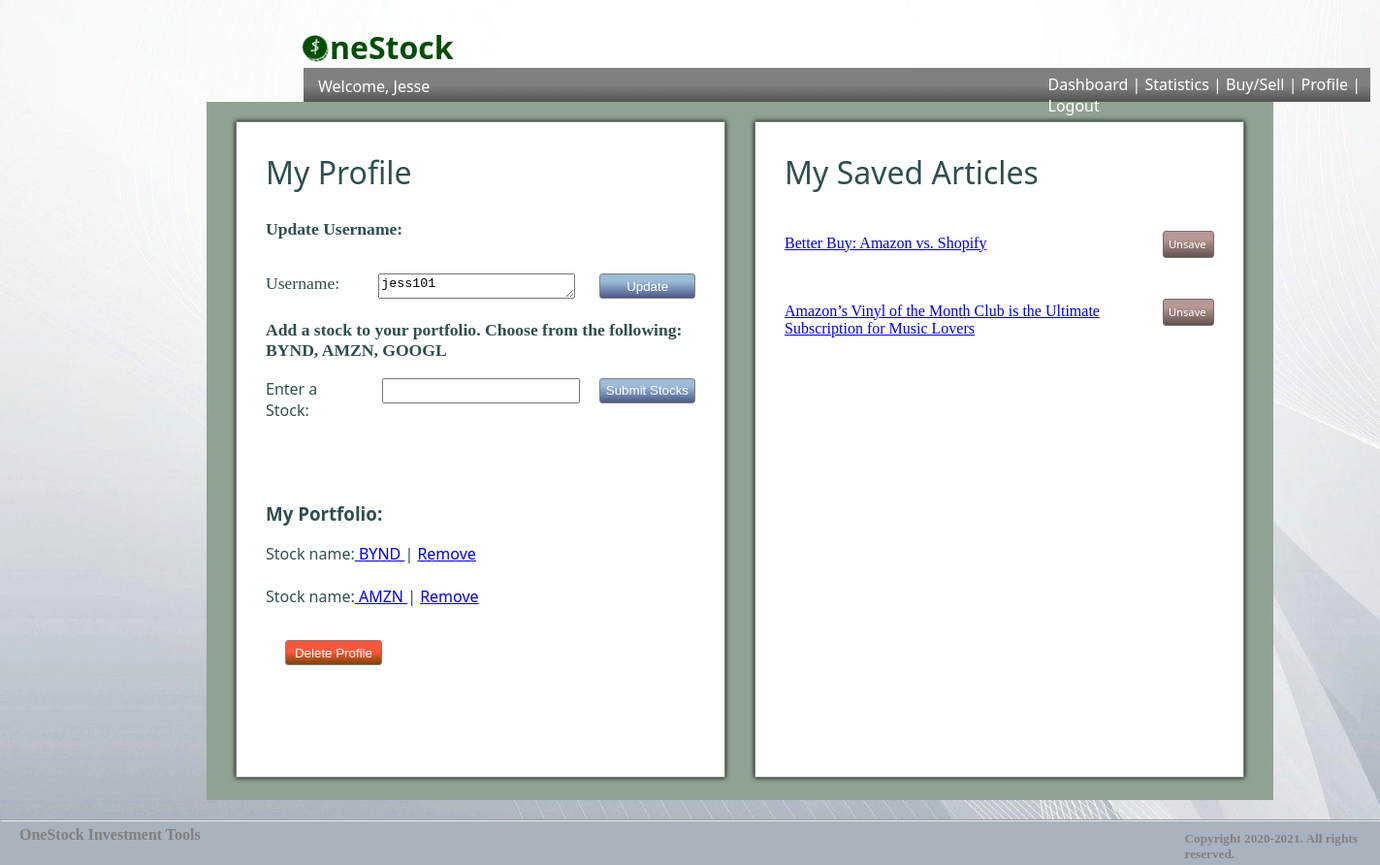
/profile (signed in), run on an earlier commit of the app's database.
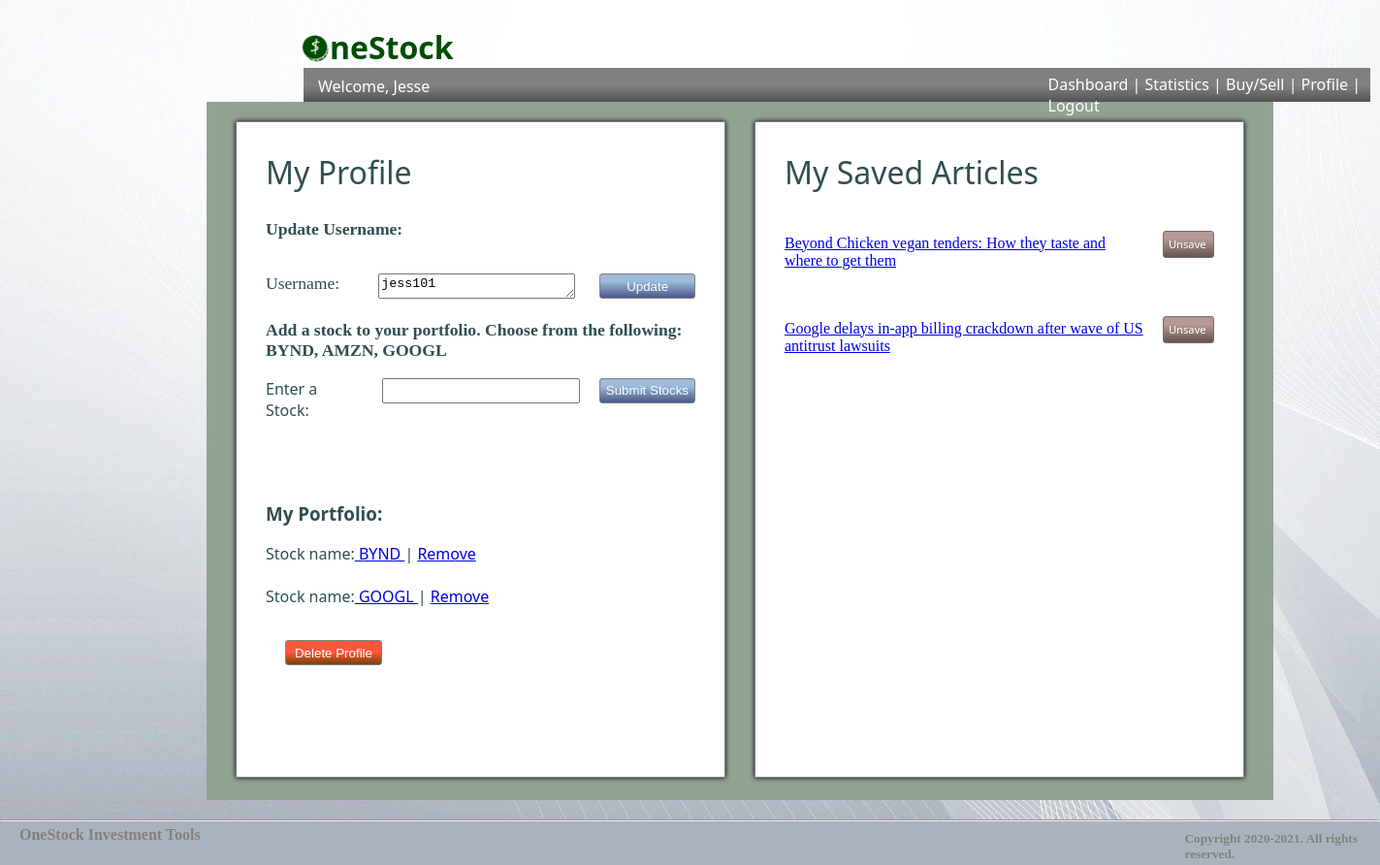
And on a later commit of the database.
### stock_reboot_app/models.py (models this page shows)
class Stock(models.Model):
    stock_name = models.CharField(max_length=45)
    created_at = models.DateTimeField(auto_now_add = True)
    updated_at = models.DateTimeField(auto_now= True)
    user = models.ForeignKey(User, related_name = "stocks", on_delete = models.CASCADE)
    news_url = models.TextField()
    nasdaq_url = models.TextField()
    objects = StockManager()

class Article(models.Model):
    saved = models.BooleanField(default=False)
    headliner = models.TextField()
    created_at = models.DateTimeField(auto_now_add = True)
    updated_at = models.DateTimeField(auto_now = True)
    hyperlink = models.TextField()
    stock = models.ForeignKey(Stock, related_name="articles", on_delete = models.CASCADE, null = True)
    article_user = models.ForeignKey(User, related_name = "user_articles", on_delete = models.CASCADE, null = True)

### stock_reboot_app/views.py (the view)
# urls.py: path('profile', views.profile),
def profile(request):
    if 'user_id' not in request.session:
        return redirect('/')
    this_user = User.objects.filter(id = request.session['user_id'])
    portfolio = Stock.objects.filter(user=User.objects.get(id = request.session['user_id']))
    saved_articles = Article.objects.filter(article_user_id=this_user[0].id, saved = True)
    number_of_stocks = len(Stock.objects.filter(user=User.objects.get(id = request.session['user_id'])))
    context = {
            "user": this_user[0],
            "current_user" : this_user[0].first_name,
            "username" : this_user[0].username,
            "portfolio": portfolio,
            "saved_articles": saved_articles,
            "number_of_stocks": number_of_stocks,
        }
    return render(request, "profile.html", context)

### stock_reboot_app/templates/profile.html (shortened to what this page needs)
    {% load static %}
<!DOCTYPE html>
<html lang = "en">
<head>
    {% load static %}
    <link rel="stylesheet" href="{% static 'index.css' %}">
</head>
<body id="wavy-body">
    <div id="floating-logo">
        <img id="logo" src="{% static 'artsy_white_logo.png' %}" alt="one stock logo"><h1 id="one-stock-dash">neStock</h1>
    </div>
    <div id="dash-all">
        <div id="navbar">
            <h3 id="dash-welcome"> Welcome, {{ current_user }} </h3>
            <div id="dash-links-feed">
                <a href="/success"> Dashboard </a> | <a href="/stats"> Statistics </a> | <a href="/buy_sell">Buy/Sell</a> | <a href="/profile">Profile</a> | <a href="/logout">Logout</a>
            </div>
        </div>
        <div id="dash-stuff-profile">
            <div id="first">
                <h2 class="light">My Profile</h2>
		<p id = "bold">Update Username:</p>
                <form action="/update_username" method='POST' id="add-form">
                        <p class = "size">Username:</p>
                        <textarea name="username">{{ username }}</textarea>
                    <input type="submit" value="Update" id = "button">
                </form>
                <form action="/check_stock_name" method='POST' id="add-form-stock">
                    <p id = "bold">Add a stock to your portfolio. Choose from the following: BYND, AMZN, GOOGL</p>
                    <div id="add-stock">
                        <label for="stock-option">Enter a Stock:</label>
                        <input class="stock-option" type="text" name = "stock-option" id="stock-textarea">
                        <input type="submit" value="Submit Stocks" id = "stock-button">
            </div>
                </form>
                <br><br>
                <h3>My Portfolio:</h3>
                {% if number_of_stocks == 0 %}
                    <p id="">You have no stocks in your porfolio. </p>
                {% else %}
                    {% for stock in portfolio %}
                    Stock name:<a id="no-style" href="/feed/{{ stock.id }}"> {{ stock.stock_name }} </a> | <a href="/rm-stock/{{ stock.id }}"> Remove </a>
                    <br><br>
                    {% endfor %}
                {% endif %}
                <form action="/delete/{{ user.id }}" method='POST' id="add-form-delete">
                    <input type="submit" value="Delete Profile" id = "button">
                </form>
            </div>
            <div id="second">
                <h2 class="light">My Saved Articles</h2>
                    {% for article in saved_articles%}
                    <div id="nas-stats-container">
                        <a id="articles" href="{{ article.hyperlink }}" target = "_blank">
                            <p>{{ article.headliner }}</p>
                        </a>
                        <a  id="unsave-btn" href="/unsave_profile/{{ article.headliner }}">Unsave</a>
                    </div>
                    {% endfor %}
            </div>
        </div>
    </div>
    <hr id="">
    <div id="feed-bottom-line">
        <h4>OneStock Investment Tools</h4>
        <h5>Copyright 2020-2021. All rights reserved.</h5>
    </div>
</body>
</html>

What changed in the data, as far as the page shows it:
removed Stock: stock_name "AMZN"
removed Article: headliner "Better Buy: Amazon vs. Shopify"
removed Article: headliner "Amazon’s Vinyl of the Month Club is the Ultimate Subscription for Music Lovers"
added Stock: stock_name "GOOGL"
now on this page (row edited): Article: headliner "Beyond Chicken vegan tenders: How they taste and where to get them"
added Article: headliner "Google delays in-app billing crackdown after wave of US antitrust lawsuits"
